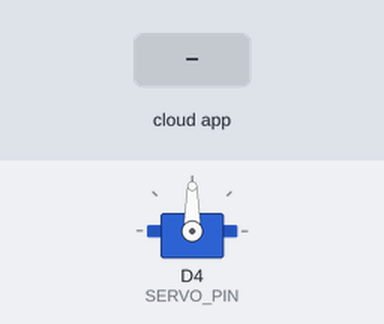
Bench run of a sketch on a simulated ESP8266 (NodeMCU). On the bench: servo. The inputs (shaded band) are chosen by the test bench. WiFi joins after 1.5 s; servers stay silent unless stated; the Firebase database answers and starts empty; what the sketch prints to the serial monitor is not drawn.

Above: at 2.8 s.
2.9 s: the phone or cloud app sets result to ON
At 3.8 s:
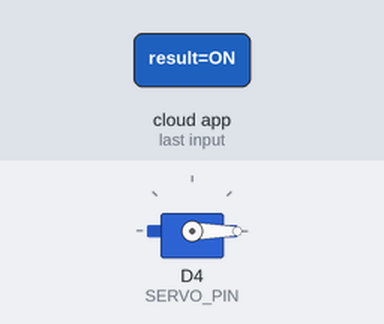
4.4 s: the phone or cloud app sets result to OFF
At 5.6 s:
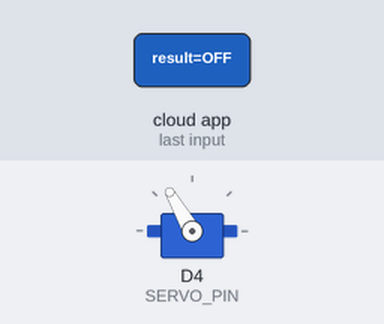
Timing chart, 0 to 7.4 s (numbered marks = the images above; inputs shaded):
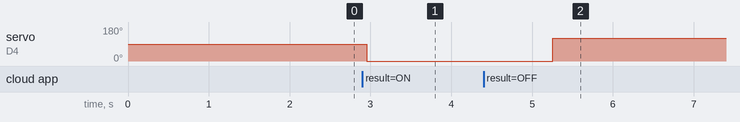

The sketch:

printing.cpp.ino
```cpp
#include <ESP8266WiFi.h>
#include <Firebase_ESP_Client.h>
#include <Servo.h>

// Helper files for Firebase
#include "addons/TokenHelper.h"
#include "addons/RTDBHelper.h"

// Firebase Credentials
#define FIREBASE_HOST "aria-52d18-default-rtdb.firebaseio.com"
#define FIREBASE_AUTH "7345iF0GCBBg63qXfUuX8MZeIr30RTw2ZCVi4hFC"

// WiFi Credentials
#define WIFI_SSID "Bachelor@VIT"
#define WIFI_PASSWORD "RDGTRT@3"

// Servo Configuration
#define SERVO_PIN D4
#define ANGLE_ON 0    // Servo angle for "ON" state
#define ANGLE_OFF 120 // Servo angle for "OFF" state
Servo myServo;

// Firebase Objects
FirebaseData fbdo;
FirebaseAuth auth;
FirebaseConfig config;

// State Tracking
String previousResult = ""; // Stores last Firebase value

void setup() {
  Serial.begin(115200);

  // Initialize Servo
  myServo.attach(SERVO_PIN);

  // Connect to WiFi
  WiFi.begin(WIFI_SSID, WIFI_PASSWORD);
  Serial.print("Connecting to WiFi");
  while (WiFi.status() != WL_CONNECTED) {
    Serial.print(".");
    delay(500);
  }
  Serial.println("\nConnected to WiFi");
  Serial.print("IP Address: ");
  Serial.println(WiFi.localIP());

  // Configure Firebase
  config.database_url = FIREBASE_HOST;
  config.signer.tokens.legacy_token = FIREBASE_AUTH;
  Firebase.begin(&config, &auth);
  Firebase.reconnectWiFi(true);

  // Initial sync with Firebase value
  if (Firebase.RTDB.getString(&fbdo, "/status/result")) {
    if (fbdo.dataType() == "string") {
      previousResult = fbdo.stringData();
      if (previousResult == "ON") {
        myServo.write(ANGLE_ON);
        Serial.println("Initialized to ON (0°)");
      } else if (previousResult == "OFF") {
        myServo.write(ANGLE_OFF);
        Serial.println("Initialized to OFF (120°)");
      }
    }
  } else {
    Serial.println("Initial Firebase read failed!");
  }
}

void loop() {
  if (Firebase.RTDB.getString(&fbdo, "/status/result")) {
    if (fbdo.dataType() == "string") {
      String currentResult = fbdo.stringData();


      if (currentResult != previousResult) {
        Serial.print("New Firebase Result: ");
        Serial.println(currentResult);

        if (currentResult == "ON") {
          myServo.write(ANGLE_ON);
          Serial.println("Servo turned ON (0°)");
        } else if (currentResult == "OFF") {
          myServo.write(ANGLE_OFF);
          Serial.println("Servo turned OFF (120°)");
        }

        previousResult = currentResult; // Update state
      }
    }
  } else {
    Serial.print("Firebase read failed: ");
    Serial.println(fbdo.errorReason());
  }

  delay(1000);
}
```

Measured:
- after the input at 2.9 s, servo on D4 (SERVO_PIN): 90° → 0° after 0.05 s
- after the input at 4.4 s, servo on D4 (SERVO_PIN): 0° → 120° after 0.85 s
